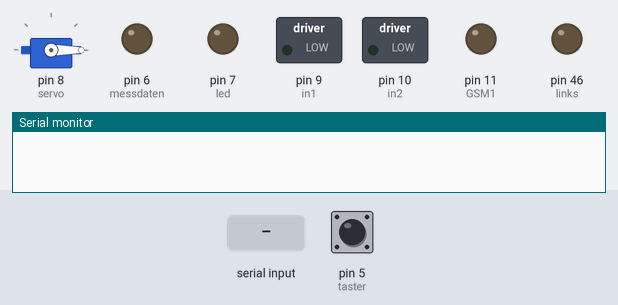
Recording of a sketch running on a simulated Arduino Mega 2560, built with avr-gcc and run on an emulated ATmega2560. Parts: servo, switched loads named in the sketch (green lamp = pin HIGH), output pins drawn as LEDs (lit = HIGH), the last lines printed to the serial monitor. Dashed ring = blinking. The test bench sets the inputs (shaded band); at power-on: pin 5 (taster) LOW.

Above: at 1.2 s.
1.3 s: byte 42 (42) received over Serial
At 1.7 s:
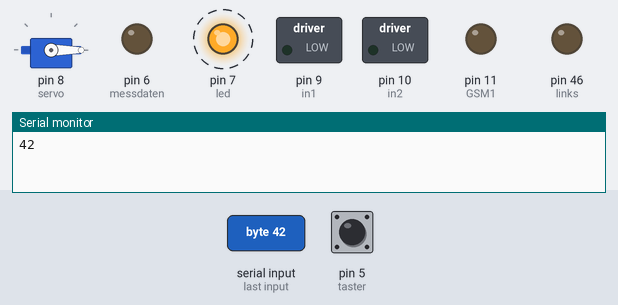
4.3 s: pin 5 (taster) pulled HIGH for 0.15 s
At 4.9 s:
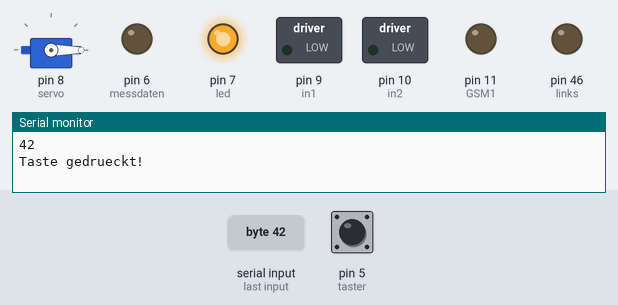
Timing chart, 0 to 13.3 s (numbered marks = the images above; inputs shaded):
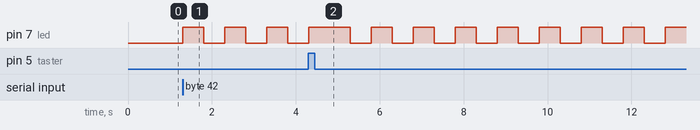

The sketch:

Bluetooth.ino
```cpp
#include <Servo.h>
#include <Dabble.h>

Servo servo;
int blueToothVal;
int controlVal = 0;
int motorVal;

char lastValue;
int i = 0;
int taster = 5;
int led = 7;
int messdaten = 6;
int abfrage = 0;
int zaehler = 0;
int counter = 0;

int hoch = 44;
int links = 46;
int unten = 48;
int rechts = 50;

int pos = 0;

int in1 = 9;
int in2 = 10;
int GSM1 = 11;

int on = 0;

void setup() {
  Serial.begin(9600);
  Dabble.begin(38400);
  servo.attach(8);
  servo.write(0);
  pinMode(taster, INPUT);
  pinMode(led, OUTPUT);
  pinMode(messdaten, OUTPUT);
  pinMode(links, OUTPUT);
  pinMode(in1, OUTPUT);
  pinMode(in2, OUTPUT);
  pinMode(GSM1, OUTPUT);
}

void loop() {


  Dabble.processInput();

  abfrage = digitalRead(taster);
  //delay(100);
  if (abfrage == HIGH) {
    Serial.write("Taste gedrueckt!\n");
    digitalWrite(led, HIGH);
    delay (500);
    digitalWrite(led, LOW);
  }
  else
    digitalWrite(led, LOW);

  if (Serial.available())
  {
    blueToothVal = Serial.read();
    zaehler++;
    counter++;

    /*
      Serial.print(zaehler);
      Serial.print(" : ");
      Serial.println(blueToothVal);
    */
    Serial.println(blueToothVal);
    //Serial.println(zaehler);
    if (zaehler == 6) {
      controlVal = blueToothVal;
      //Serial.println("Richtiger Wert: ");
      //Serial.println(blueToothVal);
      //Serial.println(controlVal);

    }

    if (counter == 7) {
      motorVal = blueToothVal;
      switch (motorVal)
      {
        case 4:
          //digitalWrite(messdaten, HIGH);

          servo.write(pos = (pos > 180 ? 180 : pos + 20));
          break;
        case 8:
          //digitalWrite(messdaten, HIGH)
          servo.write(pos = (pos < -120 ? 120 : pos - 20));
          break;
        case 1:
          on = 1;
          analogWrite(GSM1, 255);
          break;
        case 2:
          on = 0;
          analogWrite(GSM1, 255);
          break;
        case 0:
          digitalWrite(messdaten, LOW);
          analogWrite(GSM1, 0);
          //servo.write(-120);
      }
      digitalWrite(in1, !on);  // Motor 1 beginnt zu rotieren
      digitalWrite(in2, on);
    }
  }
  if (zaehler == 7)
    zaehler = 0;

  if (blueToothVal == 42) {
    digitalWrite(led, HIGH);
    delay (500);
    digitalWrite(led, LOW);
    delay(500);
  }

  if (counter == 8)
    counter = 0;

  /*
    if (Serial.available())
    {
    blueToothVal = Serial.read();
    counter++;

    if (zaehler == 7) {
      motorVal = blueToothVal;
      /*switch(motorVal)
        {
        case 4:
        digitalWrite(links,HIGH);
        break;
        case 0:
                       digitalWrite(links,LOW);

        }
    }
    }
  */


  if (controlVal == 49) {
    for (; i < 180; i++) {
      servo.write(i);
    }
    //blueToothVal = 1;
    //lastValue = blueToothVal;
  }
  else if (controlVal == '0')
  {
    for (; i > -120; i--) {
      servo.write(i);
      //delay(5);
    }
    //lastValue = blueToothVal;
  }

  else if (controlVal == '2') {
    Serial.write("Messdaten anfordern\n");
    digitalWrite(messdaten, HIGH);
    delay (500);
    digitalWrite(messdaten, LOW);
    Serial.write("...\n");
    Serial.write("Messdaten gesendet\n");
    controlVal = 0;
  }

}
```

Measured:
- after the input at 1.3 s, pin 7 (led): alternates HIGH for 0.50 s and LOW for 0.50 s, starting at once
